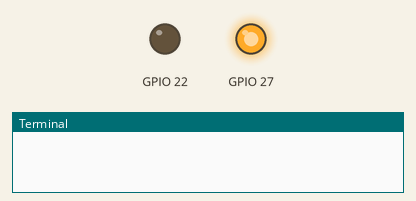
Simulated run of this program. Board: Raspberry Pi (BCM pin numbers). Parts: output pins drawn as LEDs (lit = HIGH), the last lines printed to the terminal. The clock reads 2024-03-15 10:24:30 at power-on unless the program sets it; random numbers come from a fixed seed; library files of the repository ran but are not shown: sx126x.py.

Above: at 0.1 s.
At 6.6 s:
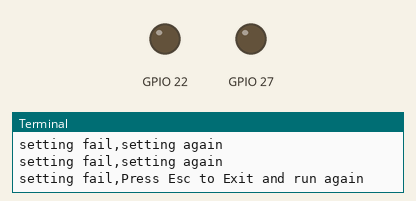
Timing chart, 0 to 8.1 s (numbered marks = the images above):
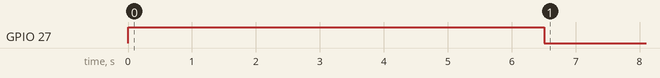

The program:

tx_random.py
```python
#!/usr/bin/env python3
"""Random payload transmitter for SX126x LoRa HAT.

Sends periodically either JSON or text frames to a destination address.
Environment variables (via .env) and CLI flags control UART port,
frequency, addresses, power, air speed, mode, and period.
"""
import os, argparse, json, random, time
from datetime import datetime, timezone
from dotenv import load_dotenv
from sx126x import sx126x

load_dotenv()

def build_frame(dev, dest_addr: int, payload: bytes) -> bytes:
    """Construct a LoRa frame by prefixing destination/src address and
    channel offset bytes to the payload."""
    dest_hi = (dest_addr >> 8) & 0xFF; dest_lo = dest_addr & 0xFF
    src_hi  = (dev.addr >> 8) & 0xFF;  src_lo  = dev.addr & 0xFF
    return bytes([dest_hi, dest_lo, dev.offset_freq, src_hi, src_lo, dev.offset_freq]) + payload

def now_iso():
    """Return current UTC timestamp in ISO 8601 (seconds resolution)."""
    return datetime.now(timezone.utc).isoformat(timespec="seconds")

def main():
    """Entry point: parse CLI, configure radio, and transmit random frames."""
    ap = argparse.ArgumentParser(description='Transmit random payloads (JSON or text)')
    ap.add_argument('--serial', default=os.getenv('SERIAL','/dev/serial0'))
    ap.add_argument('--freq', type=int, default=int(os.getenv('FREQ','915')))
    ap.add_argument('--addr', type=int, default=int(os.getenv('ADDR','101')))
    ap.add_argument('--dest', type=int, default=int(os.getenv('DEST','65535')))
    ap.add_argument('--power', type=int, default=int(os.getenv('POWER','22')))
    ap.add_argument('--airspeed', type=int, default=int(os.getenv('AIRSPEED','2400')))
    ap.add_argument('--mode', choices=['json','text'], default=os.getenv('MODE','json'))
    ap.add_argument('--period', type=float, default=float(os.getenv('PERIOD','1.0')))
    args = ap.parse_args()

    dev = sx126x(serial_num=args.serial, freq=args.freq, addr=args.addr,
                 power=args.power, rssi=False, air_speed=args.airspeed, relay=False)

    seq = 0
    print(f"TX → dest={hex(args.dest)} @ {args.freq}.125 MHz | mode={args.mode} | period={args.period}s")
    try:
        while True:
            if args.mode == 'json':
                payload_obj = {'ts': now_iso(), 'seq': seq,
                               'rand': random.randint(0, 10**6),
                               'val': round(random.uniform(0,100), 3)}
                payload = json.dumps(payload_obj, separators=(',',':')).encode()
            else:
                payload = f"MSG|{seq:06d}|{now_iso()}|{random.randint(0,9999)}".encode()

            frame = build_frame(dev, args.dest, payload)
            dev.send(frame)
            print("TX:", payload.decode(errors='ignore'))
            seq += 1
            time.sleep(args.period)
    except KeyboardInterrupt:
        pass

if __name__ == '__main__':
    main()
```
